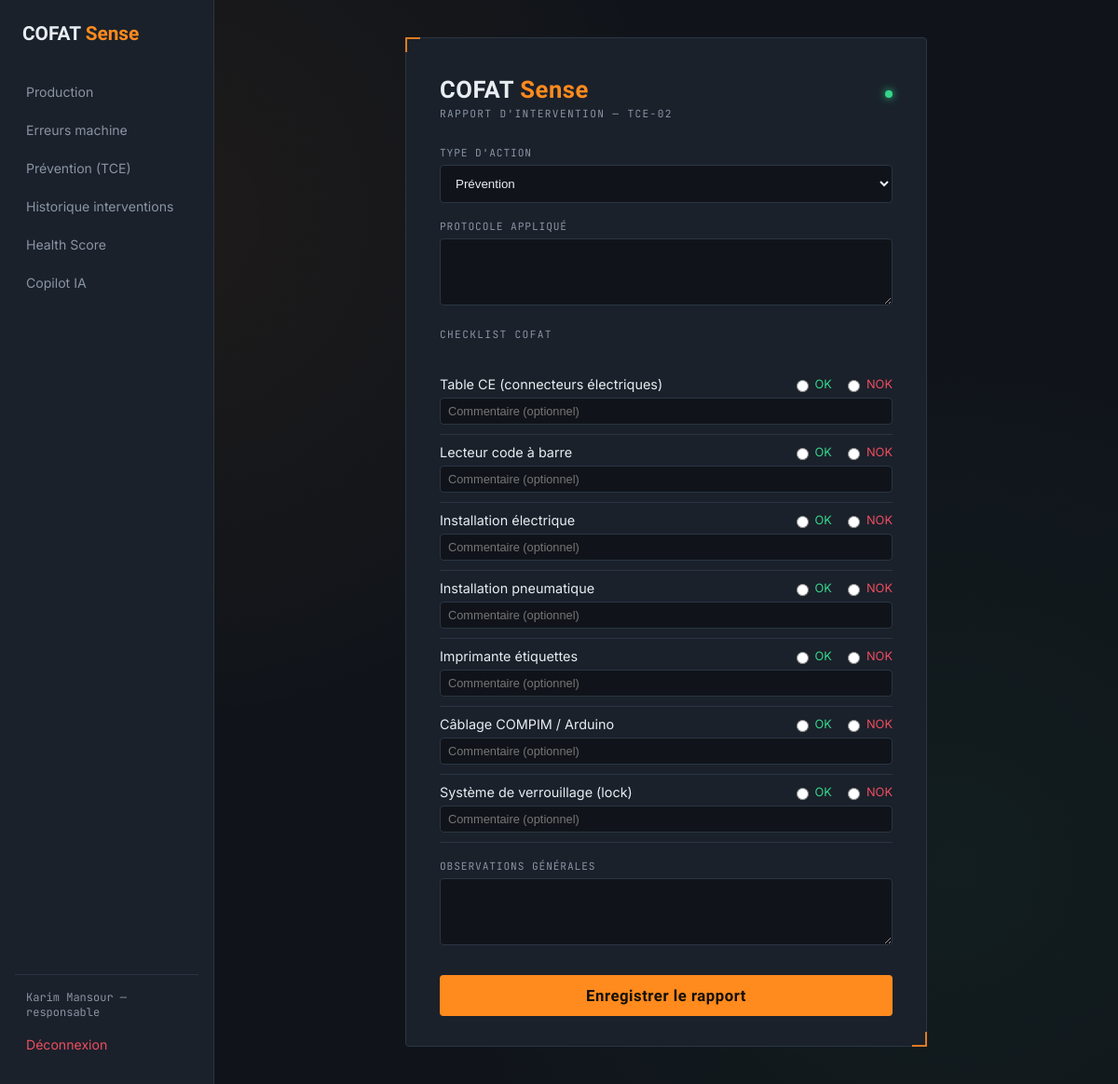
/maintenance/prevention/seance/1/rapport (signed in), run on the app's committed database.
### app/models.py (models this page shows, shortened)
class User(UserMixin, db.Model):
    __tablename__ = "users"
    id = db.Column(db.Integer, primary_key=True)
    matricule = db.Column(db.String(20), unique=True, nullable=False)
    nom = db.Column(db.String(80), nullable=False)
    prenom = db.Column(db.String(80), nullable=False)
    email = db.Column(db.String(120), unique=True, nullable=False, index=True)
    password_hash = db.Column(db.String(255), nullable=False)
    role = db.Column(db.Enum(Role), nullable=False, default=Role.TECHNICIEN)
    actif = db.Column(db.Boolean, default=True, nullable=False)
    date_creation = db.Column(db.DateTime, default=datetime.utcnow)
    derniere_connexion = db.Column(db.DateTime, nullable=True)
    @property
    def nom_complet(self) -> str:
        return f"{self.prenom} {self.nom}"

class Machine(db.Model):
    __tablename__ = "machines"
    id = db.Column(db.Integer, primary_key=True)
    code = db.Column(db.String(50), unique=True, nullable=False)
    nom = db.Column(db.String(100), nullable=True)
    ligne = db.Column(db.String(50), nullable=True)
    groupe = db.Column(db.String(50), nullable=True)
    uap = db.Column(db.String(20), nullable=True)
    actif = db.Column(db.Boolean, default=True)
    seuil_comptage = db.Column(db.Integer, nullable=True)
    productions = db.relationship("ProductionRecord", back_populates="machine")

class ChecklistItemDef(db.Model):
    __tablename__ = "checklist_item_defs"
    id = db.Column(db.Integer, primary_key=True)
    template_id = db.Column(db.Integer, db.ForeignKey("checklist_templates.id"), nullable=False)
    organe = db.Column(db.String(150), nullable=False)
    ordre = db.Column(db.Integer, default=0)
    template = db.relationship("ChecklistTemplate", backref="items")

### app/maintenance/routes.py (the view, shortened to what this page needs)
@maintenance_bp.route("/prevention/seance/<int:seance_id>/rapport", methods=["GET", "POST"])
@login_required
def remplir_rapport(seance_id):
    seance = SeanceComptage.query.get_or_404(seance_id)
    if seance.rapport is not None:
        flash("Un rapport existe déjà pour cette séance.", "warning")
        return redirect(url_for("maintenance.voir_rapport", rapport_id=seance.rapport.id))
    template = ChecklistTemplate.query.order_by(ChecklistTemplate.id.desc()).first()
    items = template.items if template else []
    return render_template(
        "maintenance/rapport_form.html", seance=seance, items=items
    )

### app/templates/maintenance/rapport_form.html (shortened to what this page needs)
{% extends "base.html" %}
{% block content %}
<div class="panel" style="width: min(560px, 100%);">
  <div class="panel-header">
    <span class="brand">COFAT <span>Sense</span></span>
    <span class="status-dot"></span>
  </div>
  <p class="eyebrow">Rapport d'intervention — {{ seance.machine.code }}</p>
  <form method="POST">
    <div class="field">
      <label>TYPE D'ACTION</label>
      <select name="type_action" style="width:100%; background: var(--bg-base); border: 1px solid var(--border); border-radius: 4px; padding: 11px 12px; color: var(--text-primary);">
        <option value="Prévention">Prévention</option>
      </select>
    </div>
    <div class="field">
      <label>PROTOCOLE APPLIQUÉ</label>
      <textarea name="protocole" rows="3" style="width:100%; background: var(--bg-base); border: 1px solid var(--border); border-radius: 4px; padding: 11px 12px; color: var(--text-primary); font-family: var(--font-body);"></textarea>
    </div>
    <p class="eyebrow" style="margin-top: 20px;">Checklist COFAT</p>
    {% for item in items %}
    <div style="border-bottom: 1px solid var(--border); padding: 10px 0;">
      <div style="display:flex; justify-content:space-between; align-items:center;">
        <span style="font-size: 0.9rem;">{{ item.organe }}</span>
        <div style="display:flex; gap:12px;">
          <label style="display:flex; align-items:center; gap:4px; font-size:0.8rem; color: var(--ok);">
            <input type="radio" name="item_{{ item.id }}" value="ok"> OK
          </label>
          <label style="display:flex; align-items:center; gap:4px; font-size:0.8rem; color: var(--danger);">
            <input type="radio" name="item_{{ item.id }}" value="nok"> NOK
          </label>
        </div>
      </div>
      <input type="text" name="commentaire_{{ item.id }}" placeholder="Commentaire (optionnel)"
             style="width:100%; margin-top:6px; background: var(--bg-base); border: 1px solid var(--border); border-radius: 4px; padding: 6px 8px; color: var(--text-muted); font-size: 0.8rem;">
    </div>
    {% endfor %}
    <div class="field" style="margin-top: 18px;">
      <label>OBSERVATIONS GÉNÉRALES</label>
      <textarea name="observations" rows="3" style="width:100%; background: var(--bg-base); border: 1px solid var(--border); border-radius: 4px; padding: 11px 12px; color: var(--text-primary); font-family: var(--font-body);"></textarea>
    </div>
    <button type="submit" class="btn-primary" style="margin-top: 10px;">Enregistrer le rapport</button>
  </form>
</div>
{% endblock %}

### app/templates/base.html (shortened to what this page needs)
<!doctype html>
<html lang="fr">
<head>
  <link rel="stylesheet" href="{{ url_for('static', filename='css/style.css') }}">
</head>
<body>
  {% if current_user.is_authenticated %}
  <nav class="sidebar">
    <div class="sidebar-brand">COFAT <span>Sense</span></div>
    <a href="{{ url_for('production.dashboard') }}" class="nav-link">Production</a>
    <a href="{{ url_for('maintenance.liste_erreurs') }}" class="nav-link">Erreurs machine</a>
    <a href="{{ url_for('maintenance.prevention_dashboard') }}" class="nav-link">Prévention (TCE)</a>
    <a href="{{ url_for('maintenance.historique_interventions') }}" class="nav-link">Historique interventions</a>
    <a href="{{ url_for('health.dashboard') }}" class="nav-link">Health Score</a>
    <a href="{{ url_for('copilot.dashboard') }}" class="nav-link">Copilot IA</a>
    <div class="sidebar-footer">
      <span class="sidebar-user">{{ current_user.nom_complet }} — {{ current_user.role.value }}</span>
      <a href="{{ url_for('auth.logout') }}" class="nav-link nav-link--logout">Déconnexion</a>
    </div>
  </nav>
  {% endif %}
  <div class="page-content">
    {% block content %}{% endblock %}
  </div>
</body>
</html>

### app/static/css/style.css (style rules this page uses)
:root { --bg-base: #10141a; --bg-panel: #1a212b; --bg-panel-raised: #212a37; --border: #2b3543; --text-primary: #e9edf2; --text-muted: #8a94a3; --accent: #ff8a1e; --accent-dim: #d9720f; --ok: #35d68a; --danger: #ef4d5e; --font-display: "Barlow Condensed", sans-serif; --font-body: "Inter", sans-serif; --font-mono: "JetBrains Mono", monospace; }
* { box-sizing: border-box; }
body { margin: 0; min-height: 100vh; background: var(--bg-base); background-image: radial-gradient(circle at 15% 20%, rgba(255, 138, 30, 0.06), transparent 40%), radial-gradient(circle at 85% 80%, rgba(53, 214, 138, 0.05), transparent 40%); color: var(--text-primary); font-family: var(--font-body); display: flex; align-items: stretch; justify-content: flex-start; padding: 0; }
.page-content { flex: 1; display: flex; align-items: center; justify-content: center; padding: 40px 24px; min-height: 100vh; }
.sidebar { width: 230px; flex-shrink: 0; background: var(--bg-panel); border-right: 1px solid var(--border); padding: 24px 16px; display: flex; flex-direction: column; gap: 4px; }
.sidebar-brand { font-family: var(--font-display); font-weight: 700; font-size: 1.3rem; margin-bottom: 28px; padding: 0 8px; }
.sidebar-brand span { color: var(--accent); }
.nav-link { color: var(--text-muted); text-decoration: none; padding: 10px 12px; border-radius: 4px; font-size: 0.88rem; transition: background 0.15s ease, color 0.15s ease; }
.sidebar-footer { margin-top: auto; padding-top: 16px; border-top: 1px solid var(--border); display: flex; flex-direction: column; gap: 8px; }
.sidebar-user { font-family: var(--font-mono); font-size: 0.75rem; color: var(--text-muted); padding: 0 12px; }
.nav-link--logout { color: var(--danger); }
.panel { position: relative; width: min(400px, 100%); background: var(--bg-panel); border: 1px solid var(--border); border-radius: 4px; padding: 40px 36px 32px; }
.panel::before, .panel::after { content: ""; position: absolute; width: 14px; height: 14px; border: 2px solid var(--accent); opacity: 0.85; }
.panel::before { top: -1px; left: -1px; border-right: none; border-bottom: none; }
.panel::after { bottom: -1px; right: -1px; border-left: none; border-top: none; }
.panel-header { display: flex; align-items: baseline; justify-content: space-between; margin-bottom: 4px; }
.brand { font-family: var(--font-display); font-weight: 700; font-size: 1.6rem; letter-spacing: 0.02em; color: var(--text-primary); }
.brand span { color: var(--accent); }
.status-dot { width: 8px; height: 8px; border-radius: 50%; background: var(--ok); box-shadow: 0 0 8px var(--ok); display: inline-block; }
.eyebrow { font-family: var(--font-mono); font-size: 0.7rem; letter-spacing: 0.12em; text-transform: uppercase; color: var(--text-muted); margin: 0 0 28px; }
.field { margin-bottom: 18px; }
.field label { display: block; font-family: var(--font-mono); font-size: 0.7rem; letter-spacing: 0.08em; text-transform: uppercase; color: var(--text-muted); margin-bottom: 6px; }
.btn-primary { width: 100%; background: var(--accent); color: #14100a; border: none; border-radius: 4px; padding: 12px; font-family: var(--font-display); font-weight: 600; font-size: 1.05rem; letter-spacing: 0.03em; cursor: pointer; transition: background 0.15s ease; }
:root { --cat-mecanique-bg: #eef2ff; --cat-mecanique-border: #6366f1; --cat-mecanique-text: #4338ca; --cat-electrique-bg: #fff7ed; --cat-electrique-border: #f59e0b; --cat-electrique-text: #b45309; --cat-pneumatique-bg: #ecfeff; --cat-pneumatique-border: #06b6d4; --cat-pneumatique-text: #0e7490; --cat-informatique-bg: #faf5ff; --cat-informatique-border: #a855f7; --cat-informatique-text: #7e22ce; --cat-securite-bg: #fef2f2; --cat-securite-border: #ef4444; --cat-securite-text: #b91c1c; }

### data on the page
User: nom_complet "Karim Mansour", role.value "responsable"
Machine: machine.code "TCE-02"
ChecklistItemDef: organe "Table CE (connecteurs électriques)"
ChecklistItemDef: organe "Lecteur code à barre"
ChecklistItemDef: organe "Installation électrique"
ChecklistItemDef: organe "Installation pneumatique"
ChecklistItemDef: organe "Imprimante étiquettes"
ChecklistItemDef: organe "Câblage COMPIM / Arduino"
ChecklistItemDef: organe "Système de verrouillage (lock)"
